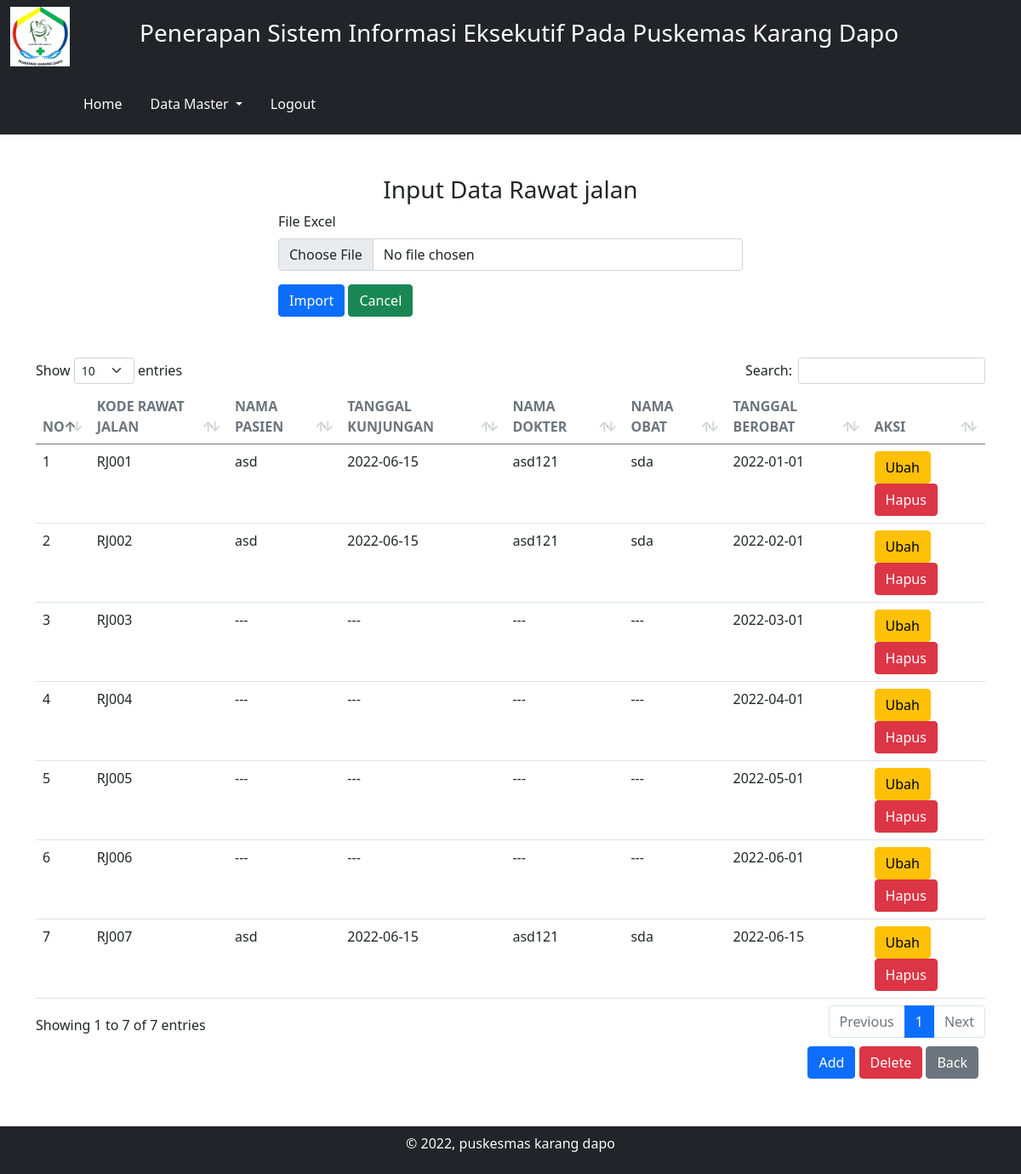
Screenshot of /admin/hal.php?p=rawat_jalan_data (signed in) with the database file from the repository.
### tables this page shows
CREATE TABLE IF NOT EXISTS `rawat_jalan` (
  `kode_rawat_jalan` varchar(5) NOT NULL,
  `kode_pasien` varchar(5) NOT NULL,
  `kode_kunjungan` varchar(5) NOT NULL,
  `kode_dokter` varchar(5) NOT NULL,
  `kode_obat` varchar(5) NOT NULL,
  `tgl_berobat` date NOT NULL
);

CREATE TABLE IF NOT EXISTS `pasien` (
  `kode_pasien` varchar(5) NOT NULL,
  `nama_pasien` varchar(25) NOT NULL,
  `umur` varchar(3) NOT NULL,
  `alamat_pasien` text NOT NULL,
  `pekerjaan` varchar(15) NOT NULL,
  `keluhan` text NOT NULL
);

CREATE TABLE IF NOT EXISTS `kunjungan` (
  `kode_kunjungan` varchar(5) NOT NULL,
  `kode_pasien` varchar(5) NOT NULL,
  `tgl_kunjungan` date NOT NULL
);

CREATE TABLE IF NOT EXISTS `dokter` (
  `kode_dokter` varchar(5) NOT NULL,
  `nama_dokter` varchar(30) NOT NULL,
  `kode_pasien` varchar(5) NOT NULL,
  `hasil_diaknosa` text NOT NULL
);

CREATE TABLE IF NOT EXISTS `obat` (
  `kode_obat` varchar(5) NOT NULL,
  `nama_obat` varchar(25) NOT NULL,
  `jenis_obat` varchar(10) NOT NULL,
  `jumlah` varchar(3) NOT NULL,
  `tgl_masuk_obat` date NOT NULL,
  `tgl_keluar_obat` date NOT NULL,
  `kd_dokter` varchar(5) NOT NULL
);

### admin/mod_rawat_jalan/rawat_jalan_data.php (the view, shortened to what this page needs)
<h3 class="text-center">Input Data Rawat jalan</h3>
<div class="row">
    <div class="col-md-3"></div>
    <div class="col-md-6">
        <form action="?p=rawat_jalan_import" enctype="multipart/form-data" method="POST">
            <div class="mb-3">
                <label for="formFile" class="form-label">File Excel</label>
                <input class="form-control" type="file" id="formFile" name="import_data" required>
            </div>
            <button type="submit" name="import" class="btn btn-primary">Import</button>
            <button type="reset" name="reset" class="btn btn-success">Cancel</button>
        </form>
    </div>
</div>
<br>
<br>
<table class="table align-items-center mb-0 display" id="table_id">
    <thead>
        <tr>
            <th class="text-center text-uppercase text-secondary text-xxs font-weight-bolder opacity-7">No</th>
            <th class="text-uppercase text-secondary text-xxs font-weight-bolder opacity-7">kode rawat jalan</th>
            <th class="text-uppercase text-secondary text-xxs font-weight-bolder opacity-7">nama pasien</th>
            <th class="text-uppercase text-secondary text-xxs font-weight-bolder opacity-7">tanggal kunjungan</th>
            <th class="text-uppercase text-secondary text-xxs font-weight-bolder opacity-7">nama dokter</th>
            <th class="text-uppercase text-secondary text-xxs font-weight-bolder opacity-7">nama obat</th>
            <th class="text-uppercase text-secondary text-xxs font-weight-bolder opacity-7">tanggal berobat</th>
            <th class="text-uppercase text-secondary text-xxs font-weight-bolder opacity-7">Aksi</th>
        </tr>
    </thead>
    <tbody>
        <?php
        $no = 1;
        $query = mysqli_query($conn, "SELECT * FROM rawat_jalan");
        while ($data = mysqli_fetch_assoc($query)) {
        ?><tr>
                <td>
                    <?= $no++ ?>
                </td>
                <td>
                    <?= $data['kode_rawat_jalan'] ?>
                </td>
                <td>
                    <?php
                    $kode_1 = $data['kode_pasien'];
                    $query_1 = mysqli_query($conn, "SELECT * FROM pasien WHERE kode_pasien='$kode_1'");
                    $data_1 = mysqli_fetch_assoc($query_1);
                    ?>
                    <?php if ($data_1 != '') {
                        echo $data_1['nama_pasien'];
                    } else {
                        echo '---';
                    }
                    ?>
                </td>
                <td>
                    <?php
                    $kode_1 = $data['kode_kunjungan'];
                    $query_1 = mysqli_query($conn, "SELECT * FROM kunjungan WHERE kode_kunjungan='$kode_1'");
                    $data_1 = mysqli_fetch_assoc($query_1);
                    ?>
                    <?php if ($data_1 != '') {
                        echo $data_1['tgl_kunjungan'];
                    } else {
                        echo '---';
                    }
                    ?>
                </td>
                <td>
                    <?php
                    $kode_1 = $data['kode_dokter'];
                    $query_1 = mysqli_query($conn, "SELECT * FROM dokter WHERE kode_dokter='$kode_1'");
                    $data_1 = mysqli_fetch_assoc($query_1);
                    ?>
                    <?php if ($data_1 != '') {
                        echo $data_1['nama_dokter'];
                    } else {
                        echo '---';
                    }
                    ?>
                </td>
                <td>
                    <?php
                    $kode_1 = $data['kode_obat'];
                    $query_1 = mysqli_query($conn, "SELECT * FROM obat WHERE kode_obat='$kode_1'");
                    $data_1 = mysqli_fetch_assoc($query_1);
                    ?>
                    <?php if ($data_1 != '') {
                        echo $data_1['nama_obat'];
                    } else {
                        echo '---';
                    }
                    ?>
                </td>
                <td>
                    <?= $data['tgl_berobat'] ?>
                </td>
                <td>
                    <a href="?p=rawat_jalan_edit&id=<?= $data['kode_rawat_jalan'] ?>" class="btn btn-warning">Ubah</a>
                    <a href="?p=rawat_jalan_proses&id=<?= $data['kode_rawat_jalan'] ?>" onclick="return confirm('anda yakin ingin menghapus data?')" class="btn btn-danger">Hapus</a>
                </td>
            </tr>
        <?php }; ?>
    </tbody>
</table>
<div class="d-flex bd-highlight mb-3">
    <div class="ms-auto p-2 bd-highlight">
        <a href="?p=rawat_jalan_tambah" class="btn btn-primary">Add</a>
        <a href="?p=rawat_jalan_data&clear" onclick="return confirm('anda yakin ingin menghapus semua data?')" name="clear" class="btn btn-danger">Delete</a>
        <button onclick="history.back()" class="btn btn-secondary">Back</button>
    </div>
</div>

### rows the page displays
rawat_jalan: kode_rawat_jalan "RJ001", kode_pasien.nama_pasien "asd", kunjungan.tgl_kunjungan "2022-06-15", kode_dokter.nama_dokter "asd121", kode_obat.nama_obat "sda", tgl_berobat "2022-01-01"
rawat_jalan: kode_rawat_jalan "RJ002", kode_pasien.nama_pasien "asd", kunjungan.tgl_kunjungan "2022-06-15", kode_dokter.nama_dokter "asd121", kode_obat.nama_obat "sda", tgl_berobat "2022-02-01"
rawat_jalan: kode_rawat_jalan "RJ003", tgl_berobat "2022-03-01"
rawat_jalan: kode_rawat_jalan "RJ004", tgl_berobat "2022-04-01"
rawat_jalan: kode_rawat_jalan "RJ005", tgl_berobat "2022-05-01"
rawat_jalan: kode_rawat_jalan "RJ006", tgl_berobat "2022-06-01"
rawat_jalan: kode_rawat_jalan "RJ007", kode_pasien.nama_pasien "asd", kunjungan.tgl_kunjungan "2022-06-15", kode_dokter.nama_dokter "asd121", kode_obat.nama_obat "sda", tgl_berobat "2022-06-15"
